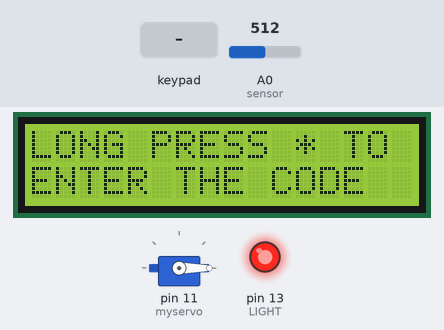
Bench run of a sketch on a simulated Arduino Uno, built with avr-gcc and run on an emulated ATmega328P. On the bench: 16×2 character LCD, servo, output pins drawn as LEDs (lit = HIGH). The inputs (shaded band) are chosen by the test bench; at power-on: A0 (sensor) = 512. What the sketch prints to the serial monitor is not drawn.

Above: at 1.3 s.
1.4 s: key '*' pressed
At 3.3 s:
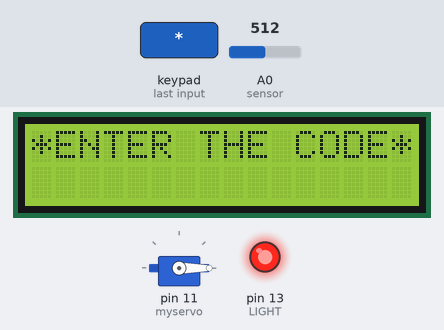
3.6 s: keypad keys 1 2 3 4 A pressed 1.371 s apart
At 4.5 s:
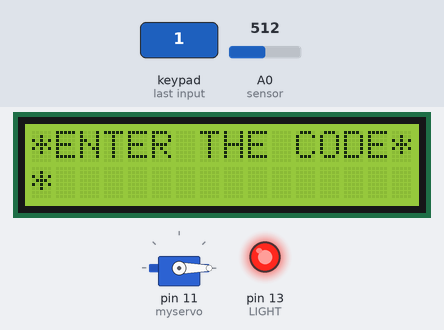
11.9 s: A0 (sensor) set to 109
16.0 s: A0 (sensor) set to 92
At 16.4 s:
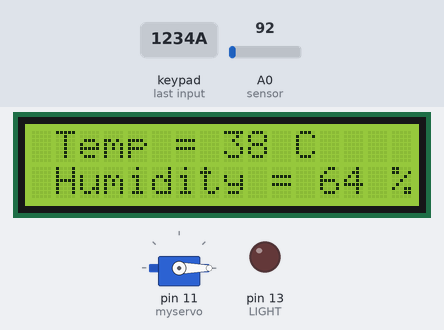
17.6 s: A0 (sensor) set to 110
At 19.2 s:
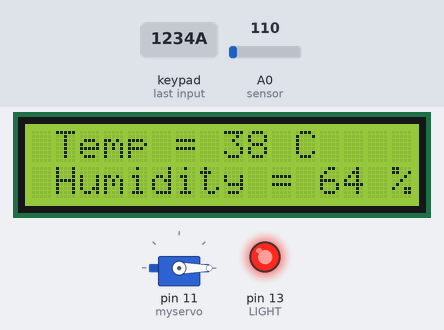
19.6 s: A0 (sensor) set to 90
At 20.8 s:
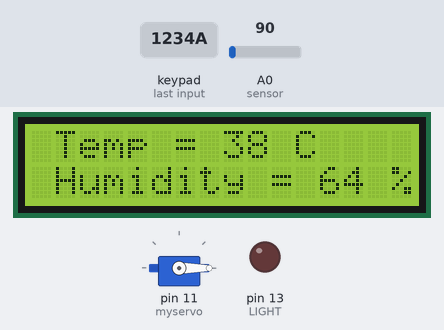
Timing chart, 0 to 22.6 s (numbered marks = the images above; inputs shaded):
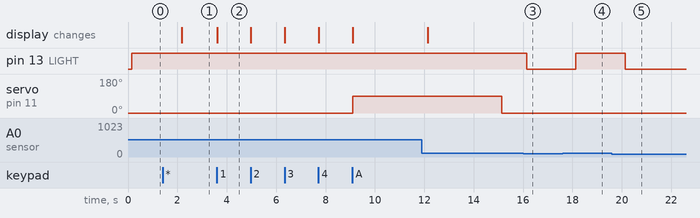

Measured:
- the behaviour switches between 100 and 99 on A0 (sensor) (found by bisection; images 2 and 3)
- after the input at 1.4 s, the display: changes after 0.78 s (image 1)
- after the input at 3.6 s, servo on pin 11 (myservo): 0° → 90° after 5.5 s; the display: changes at once (image 2)
- after the input at 16.0 s, pin 13 (LIGHT): HIGH → LOW after 0.14 s
- after the input at 17.6 s, pin 13 (LIGHT): LOW → HIGH after 0.54 s
- after the input at 19.6 s, pin 13 (LIGHT): HIGH → LOW after 0.55 s

The sketch:

HelloWokwi.ino
```cpp
#include <Wire.h>
#include <Keypad.h>
#include <Servo.h>
#include <EEPROM.h>
#include <LiquidCrystal_I2C.h>

const byte numRows = 4;
const byte numCols = 4;
int Button = 0 ;

char keymap[numRows][numCols] =
{
  {'1', '2', '3', 'A'},
  {'4', '5', '6', 'B'},
  {'7', '8', '9', 'C'},
  {'*', '0', '#', 'D'}
};

char keypressed;
char code[] = {'1','2','3','4'};
char check1[sizeof(code)];
char check2[sizeof(code)];
short a = 0, i = 0, s = 0, j = 0;

byte rowPins[numRows] = {2, 3, 4, 5};
byte colPins[numCols] = {6, 7, 8, 9};

LiquidCrystal_I2C lcd(0x27, 16, 2);
Keypad myKeypad = Keypad(makeKeymap(keymap), rowPins, colPins, numRows, numCols);
Servo myservo;

int LDR_Val=0;
#define sensor A0
#define LIGHT 13

void setup()
{
  lcd.init();
  lcd.backlight();
  lcd.begin (16, 2);
  lcd.setCursor(0, 0);
  lcd.print("LONG PRESS * TO");
  lcd.setCursor(0 , 1);

  lcd.print("ENTER THE CODE");
  pinMode(Button, INPUT);
  myservo.attach(11);
  myservo.write(0);

  Serial.begin(9600);
  pinMode(LIGHT, OUTPUT);


}
void loop()
{

  keypressed = myKeypad.getKey();
  if (keypressed == '*') {
    lcd.clear();
    lcd.setCursor(0, 0);
    lcd.println("*ENTER THE CODE*");
    ReadCode();
    if (a == sizeof(code))
      OpenDoor();
    else {

      lcd.clear();
      lcd.setCursor(1, 0);
      lcd.print("CODE");
      lcd.setCursor(6, 0);
      lcd.print("INCORRECT");
      lcd.setCursor(15, 1);
      lcd.print(" ");
      lcd.setCursor(4, 1);
      lcd.print("ALERT !!!");


    }

  }
    LDR_Val = analogRead(sensor);
    Serial.print("LDR Output Value: ");
    Serial.println(LDR_Val);
    if(LDR_Val < 100) {
        Serial.println(" High intensity LAMP OFF ");
        digitalWrite(LIGHT,LOW);
        }
    else  {
       Serial.println("LOW Intensity LAMP ON");
        digitalWrite(LIGHT,HIGH);

        }
    delay(1000);

}

void ReadCode() {
  i = 0;
  a = 0;
  j = 0;

  while (keypressed != 'A') {
    keypressed = myKeypad.getKey();
    if (keypressed != NO_KEY && keypressed != 'A' ) {
      lcd.setCursor(j, 1);
      lcd.print("*");
      j++;
      if (keypressed == code[i] && i < sizeof(code)) {
        a++;
        i++;
      }
      else
        a--;
    }
  }
  keypressed = NO_KEY;

}

void OpenDoor() {
  lcd.clear();
  lcd.setCursor(1, 0);
  lcd.print("Access Granted");
  lcd.setCursor(4, 1);
  lcd.print("WELCOME!!");
  myservo.write(90);
  delay(3000);
  //TempAndHumidity  data = dhtSensor.getTempAndHumidity();
  lcd.clear();
  lcd.setCursor(1,0);
  lcd.print("Temp = 38 C");
  lcd.setCursor(1,1);
  lcd.print("Humidity = 64 %");
  delay(3000);
  myservo.write(0);
}
```
